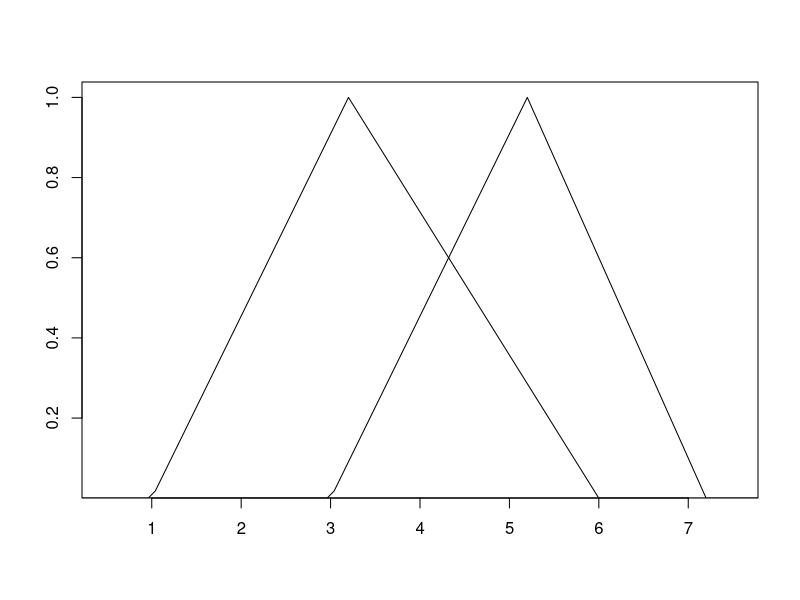
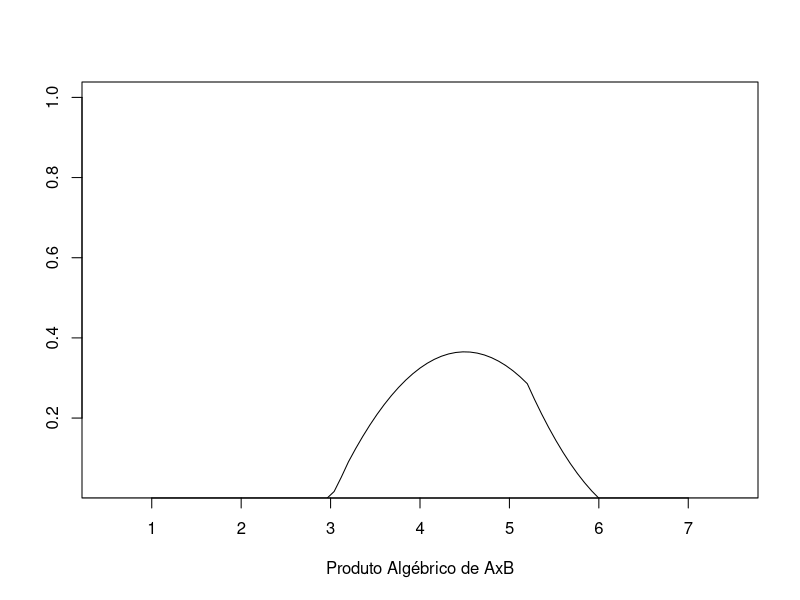
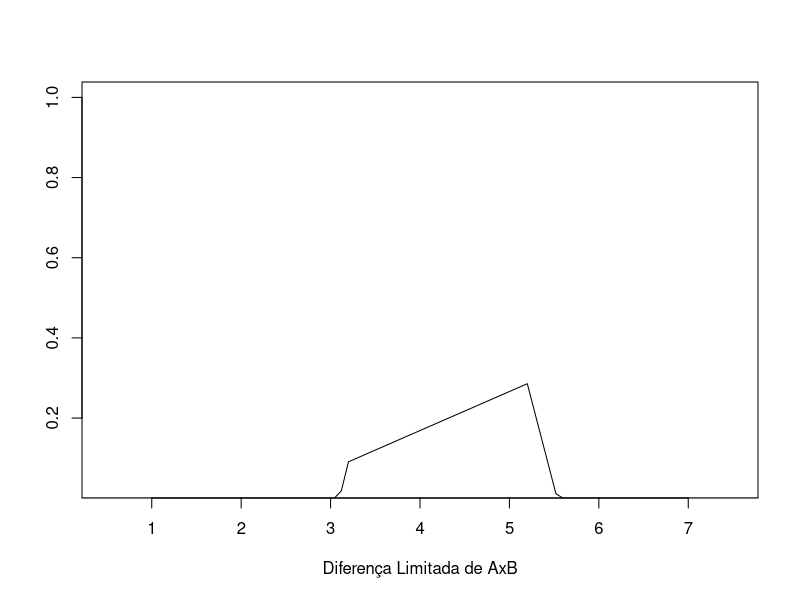
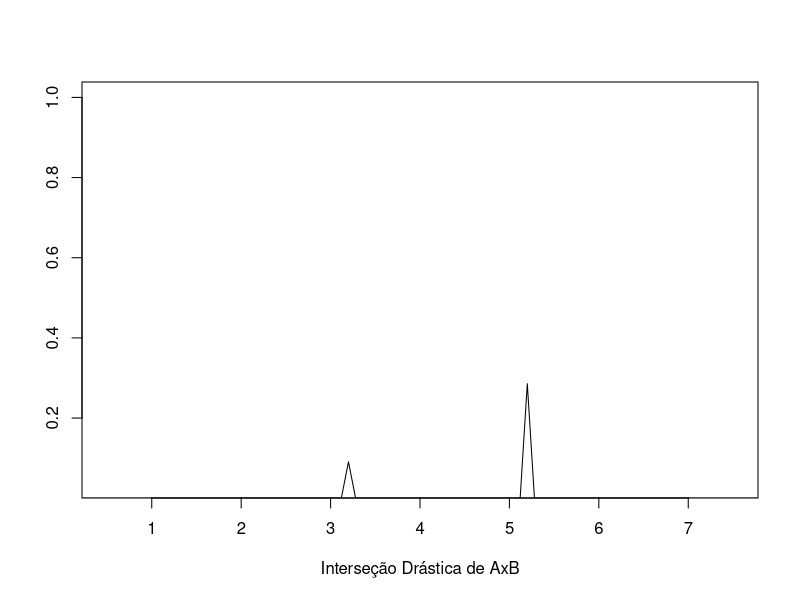
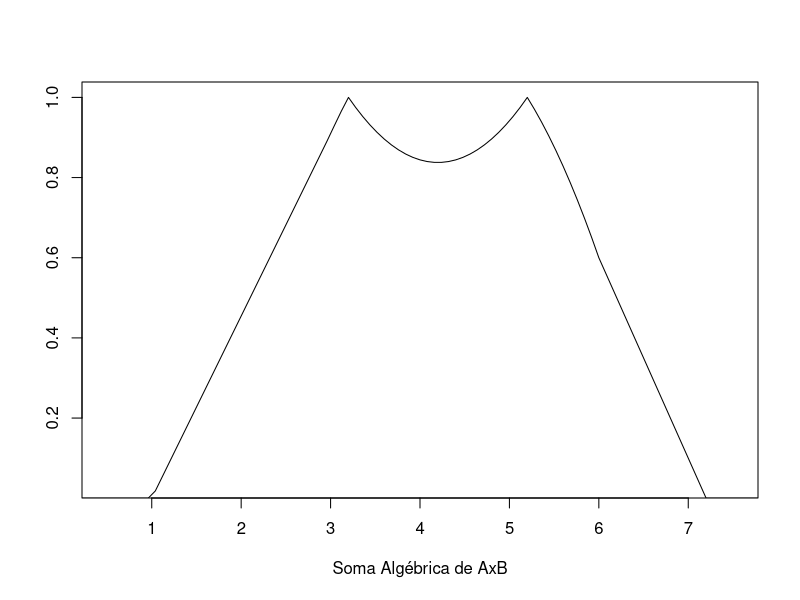
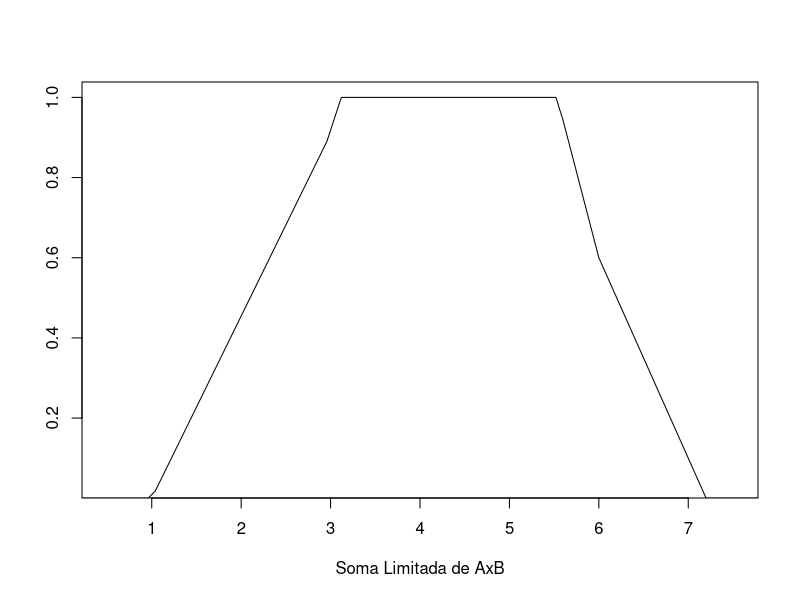
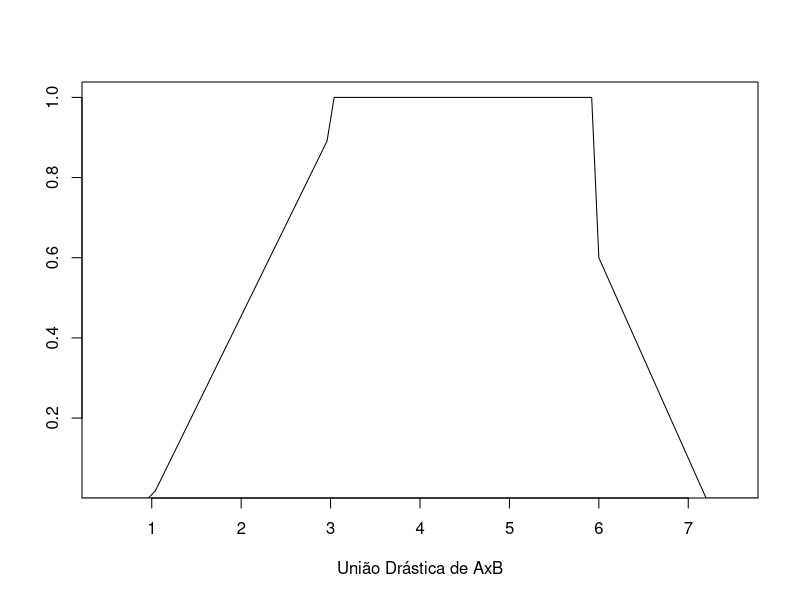

Source code (R) for these figures, in order:

# Função Triangular
fT <- function (x, a, m, b) {
  if (x >= a && x < m) {
    return ( (x - a) / (m - a)  )
  } else if (x >= m && x < b) {
    return ( (b - x) / (b - m) )
  } else {
    return (0)
  } 
}

aA <- 1
mA <- 3.2
bA <- 6

aB <- 3
mB <- 5.2
bB <- 7.2

x <- seq(0, 8, by = 0.08)

calculaGrausDePertinencia <- function () {
  grausA <- c()
  grausB <- c()
  
  for (i in x ) {
    grausA = c(grausA, fT(i, aA, mA, bA) )
    grausB = c(grausB, fT(i, aB, mB, bB) )
  }
  
  plot(x, grausA, type = "l", xlim = c(0.5, 7.5), ylim = c(0.039, 1), ylab = "", xlab = "")
  lines(x, grausB)
}

# Função para calcular a INTERSEÇÃO do conjunto A e B
calculaIntersecaoAxB <- function () {
  intersecaoAB <- c()
  for (i in x) {
    intersecaoAB <- c( intersecaoAB, min(fT(i, aA, mA, bA),  fT(i, aB, mB, bB)) )
  }
  
  # plot(x, intersecaoAB, type = "l", xlim = c(0.5, 7.5), ylim = c(0.039, 1), ylab = "", xlab = "Interseção AxB")
}

# Função para calcular a UNIÃO do conjunto A e B
calculaUniaoAxB <- function () {
  uniaoAB <- c()
  for (i in x) {
    uniaoAB <- c( uniaoAB, max(fT(i, aA, mA, bA),  fT(i, aB, mB, bB)) )
  }
  
  # plot(x, uniaoAB, type = "l", xlim = c(0.5, 7.5), ylim = c(0.039, 1), ylab = "", xlab = "União AxB")
}

# Função para calcular o complemento de um certo conjunto fuzzy
complemento <- function (conjuntoFuzzy) {
  plot(x, 1 - conjuntoFuzzy, type = "l", xlim = c(0.5, 7.5), ylim = c(0.039, 1), ylab = "", xlab = "Complemento")
}

# Função para calcular o PRODUTO ALGEBRICO do conjunto A e B
calculaProdutoAB <- function () {
  produtoAB <- c()
  for (i in x) {
    produtoAB <- c( produtoAB, fT(i, aA, mA, bA) *  fT(i, aB, mB, bB) )
  }
  
  plot(x, produtoAB, type = "l", xlim = c(0.5, 7.5), ylim = c(0.039, 1), ylab = "", xlab = "Produto Algébrico de AxB")
}

# Função para calcular a DIFERENÇA LIMITADA do conjunto A e B
CalculaLukasiewiczAB <- function () {
  lukasiewiczAB <- c()
  for (i in x) {
    lukasiewiczAB <- c( lukasiewiczAB, max( 0, fT(i, aA, mA, bA) + fT(i, aB, mB, bB) - 1 ) )
  }
  
  plot(x, lukasiewiczAB, type = "l", xlim = c(0.5, 7.5), ylim = c(0.039, 1), ylab = "", xlab = "Diferença Limitada de AxB")
}

# Função para calcular a DIFEREN?A LIMITADA do conjunto A e B
calculaIntersecaoDrasticaAB <- function () {
  intersecaoDrasticaAB <- c()
  for (i in x) {
    if (fT(i, aA, mA, bA) == 1)
      intersecaoDrasticaAB <- c( intersecaoDrasticaAB, fT(i, aB, mB, bB) )
    else if (fT(i, aB, mB, bB) == 1)
      intersecaoDrasticaAB <- c( intersecaoDrasticaAB, fT(i, aA, mA, bA) )
    else
      intersecaoDrasticaAB <- c( intersecaoDrasticaAB, 0)
  }
  
  plot(x, intersecaoDrasticaAB, type = "l", xlim = c(0.5, 7.5), ylim = c(0.039, 1), ylab = "", xlab = "Interseção Drástica de AxB")
}

# Função para calcular a SOMA ALGEBRICA do conjunto A e B
calculaSomaAlgebricaAxB <- function () {
  somaAlgebricaAB <- c()
  for (i in x) {
    somaAlgebricaAB <- c( somaAlgebricaAB, ( fT(i, aA, mA, bA) + fT(i, aB, mB, bB) - ( fT(i, aA, mA, bA) * fT(i, aB, mB, bB) ) ) )
  }
  
  plot(x, somaAlgebricaAB, type = "l", xlim = c(0.5, 7.5), ylim = c(0.039, 1), ylab = "", xlab = "Soma Algébrica de AxB")
}

# Fun??o para calcular a SOMA LIMITADA do conjunto A e B
calculaSomaLimitadaAxB <- function () {
  somaLimitadaAB <- c()
  for (i in x) {
    somaLimitadaAB <- c( somaLimitadaAB, min( 1, fT(i, aA, mA, bA) + fT(i, aB, mB, bB) ) )
  }
  
  plot(x, somaLimitadaAB, type = "l", xlim = c(0.5, 7.5), ylim = c(0.039, 1), ylab = "", xlab = "Soma Limitada de AxB")
}

# Função para calcular a UNI?O DRÁSTICA do conjunto A e B
calculaUniaoDrasticaAB <- function () {
  uniaoDrasticaAB <- c()
  for (i in x) {
    if (fT(i, aA, mA, bA) == 0)
      uniaoDrasticaAB <- c( uniaoDrasticaAB, fT(i, aB, mB, bB) )
    else if (fT(i, aB, mB, bB) == 0)
      uniaoDrasticaAB <- c( uniaoDrasticaAB, fT(i, aA, mA, bA) )
    else
      uniaoDrasticaAB <- c( uniaoDrasticaAB, 1)
  }
  
  plot(x, uniaoDrasticaAB, type = "l", xlim = c(0.5, 7.5), ylim = c(0.039, 1), ylab = "", xlab = "União Drástica de AxB")
}

# Função que calcula a média aritmética de um conjunto fuzzy
mediaAritmetica <- function (fuzzySet) {
  return( mean(fuzzySet) )
}

# Chama funções
calculaGrausDePertinencia()
calculaIntersecaoAxB()
calculaUniaoAxB()
# complemento(grausA)
# complemento(grausB)
calculaProdutoAB()
CalculaLukasiewiczAB()
calculaIntersecaoDrasticaAB()
calculaSomaAlgebricaAxB()
calculaSomaLimitadaAxB()
calculaUniaoDrasticaAB()

# cat("Média aritmética de A: ", mediaAritmetica(grausA), "\n" )
# cat("Média aritmética de B: ", mediaAritmetica(grausB), "\n" )